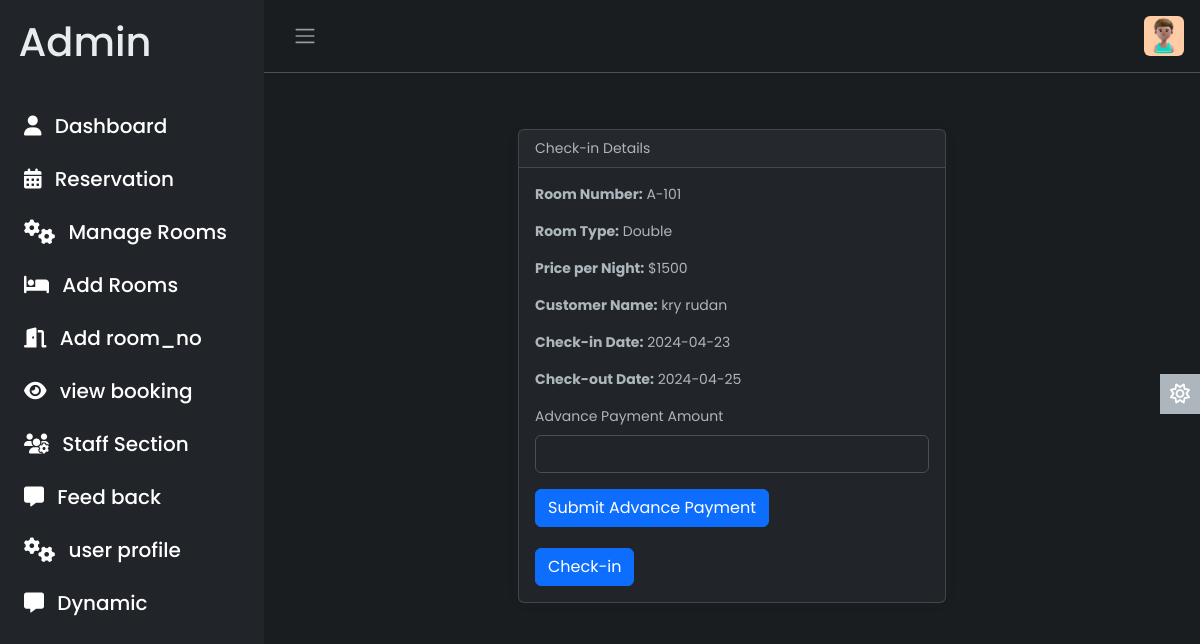
Page /admin/check_in.php?room_id=1 (signed in) on the committed database.
### tables this page shows
CREATE TABLE `room` (
  `room_id` int(10) NOT NULL,
  `room_type_id` int(10) NOT NULL,
  `room_no` varchar(10) NOT NULL,
  `status` tinyint(1) DEFAULT NULL,
  `check_in_status` tinyint(1) NOT NULL,
  `check_out_status` tinyint(1) NOT NULL,
  `deleteStatus` tinyint(1) DEFAULT 0
);

CREATE TABLE `room_type` (
  `room_type_id` int(10) NOT NULL,
  `room_type` varchar(100) NOT NULL,
  `price` int(10) NOT NULL,
  `max_person` int(10) NOT NULL,
  `offers` int(50) NOT NULL,
  `description` varchar(120) NOT NULL,
  `image` varchar(50) NOT NULL
);

CREATE TABLE `customer` (
  `c_id` int(11) NOT NULL,
  `c_name` varchar(50) NOT NULL,
  `email` varchar(100) NOT NULL,
  `number` varchar(20) NOT NULL,
  `add` varchar(255) NOT NULL
);

CREATE TABLE `booking` (
  `booking_id` int(10) NOT NULL,
  `customer_id` int(10) NOT NULL,
  `room_id` int(10) NOT NULL,
  `booking_date` timestamp NOT NULL DEFAULT current_timestamp(),
  `check_in` varchar(100) DEFAULT NULL,
  `check_out` varchar(100) NOT NULL,
  `total_price` int(10) NOT NULL,
  `remaining_price` int(10) NOT NULL,
  `payment_status` tinyint(1) NOT NULL,
  `max_person` int(112) NOT NULL,
  `advance_payment` int(50) NOT NULL
);

### admin/check_in.php (the view, shortened to what this page needs)
<!DOCTYPE html>
<html lang="en" data-bs-theme="dark">
<head>
    <link rel="stylesheet" href="https://cdn.jsdelivr.net/npm/bootstrap@5.3.0-alpha2/dist/css/bootstrap.min.css" />
    <link rel="stylesheet" href="css/style.css" />
</head>
<body>
    <div class="wrapper">
        <?php include 'include/aside.php'?>
        <div class="main">
            <?php include 'include/nav.php'?>
            <main class="content px-3 py-2">
                <div class="container mt-5">
                    <div class="row justify-content-center">
                        <div class="col-md-6">
                            <div class="card">
                                <div class="card-header">Check-in Details</div>
                                <div class="card-body">
                                    <?php
                                    if (isset($_GET['room_id'])) {
                                        $room_id = $_GET['room_id'];
                                        $query = "SELECT r.*, rt.room_type, rt.price AS room_price, b.*, c.*
                                                  FROM room r
                                                  JOIN room_type rt ON r.room_type_id = rt.room_type_id
                                                  LEFT JOIN booking b ON r.room_id = b.room_id
                                                  LEFT JOIN customer c ON b.customer_id = c.c_id
                                                  WHERE r.room_id = '$room_id'";
                                        $result = mysqli_query($conn, $query);
                                        if ($result && mysqli_num_rows($result) > 0) {
                                            $row = mysqli_fetch_assoc($result);
                                    ?>
                                            <p><strong>Room Number:</strong> <?php echo $row['room_no']; ?></p>
                                            <p><strong>Room Type:</strong> <?php echo $row['room_type']; ?></p>
                                            <p><strong>Price per Night:</strong> $<?php echo $row['room_price']; ?></p>
                                            <p><strong>Customer Name:</strong> <?php echo $row['c_name']; ?></p>
                                            <p><strong>Check-in Date:</strong> <?php echo $row['check_in']; ?></p>
                                            <p><strong>Check-out Date:</strong> <?php echo $row['check_out']; ?></p>
                                            <form action='check_in.php' method='post'>
                                                <div class='mb-3'>
                                                    <label for='advance_payment' class='form-label'>Advance Payment Amount</label>
                                                    <input type='number' class='form-control' id='advance_payment' name='advance_payment'>
                                                </div>
                                                <button type='submit' class='btn btn-primary'>Submit Advance Payment</button>
                                            </form>
<br>
                                            <?php if ($row['check_in_status'] == 1) { ?>
                                                <button class='btn btn-primary' disabled>Check-in</button>
                                            <?php } else { ?>
                                                <a href='#' class='btn btn-primary'>Check-in</a>
                                            <?php } ?>
                                    <?php
                                        } else {
                                            echo "No records found for the provided room ID.";
                                        }
                                    } else {
                                        echo "Room ID is not provided.";
                                    }
                                    ?>
                                </div>
                            </div>
                        </div>
                    </div>
                </div>
            </main>
        </div>
    </div>
    <a href="#" class="theme-toggle">
        <i class="fa-regular fa-sun"></i>
    </a>
</body>
</html>

### admin/css/style.css (style rules this page uses)
body { font-family: 'Poppins', sans-serif; font-size: 0.875rem; opacity: 1; overflow-y: scroll; margin: 0; }
a { cursor: pointer; text-decoration: none; font-family: 'Poppins', sans-serif; }
.wrapper { align-items: stretch; display: flex; width: 100%; }
.main { display: flex; flex-direction: column; min-height: 100vh; min-width: 0; overflow: hidden; transition: all 0.35s ease-in-out; width: 100%; background: var(--bs-dark-bg-subtle); }
.content { flex: 1; max-width: 100vw; width: 100vw; }
@media (min-width:768px) { .content { max-width: auto; width: auto; } }
.card { box-shadow: 0 0 .875rem 0 rgba(34, 46, 60, .05); margin-bottom: 24px; }
.theme-toggle { position: fixed; top: 50%; transform: translateY(-65%); text-align: center; z-index: 10; right: 0; left: auto; border: none; background-color: var(--bs-body-color); }
html[data-bs-theme="dark"] .theme-toggle .fa-sun, html[data-bs-theme="light"] .theme-toggle .fa-moon { cursor: pointer; padding: 10px; display: block; font-size: 1.25rem; color: #FFF; }

### rows in the picture
room: room_no "A-101", room_type.room_type "Double", room_type.price "1500", customer.c_name "kry rudan", booking.check_in "2024-04-23", booking.check_out "2024-04-25"
